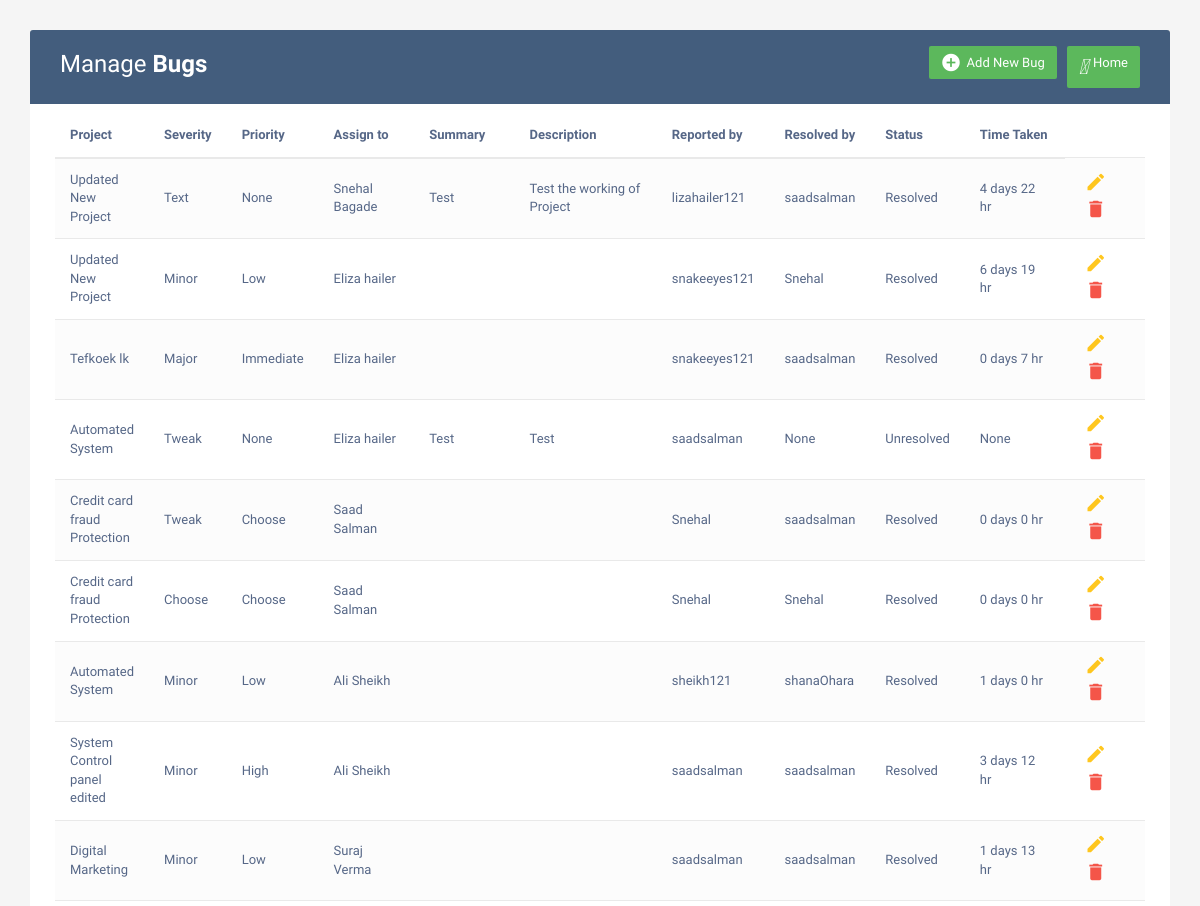
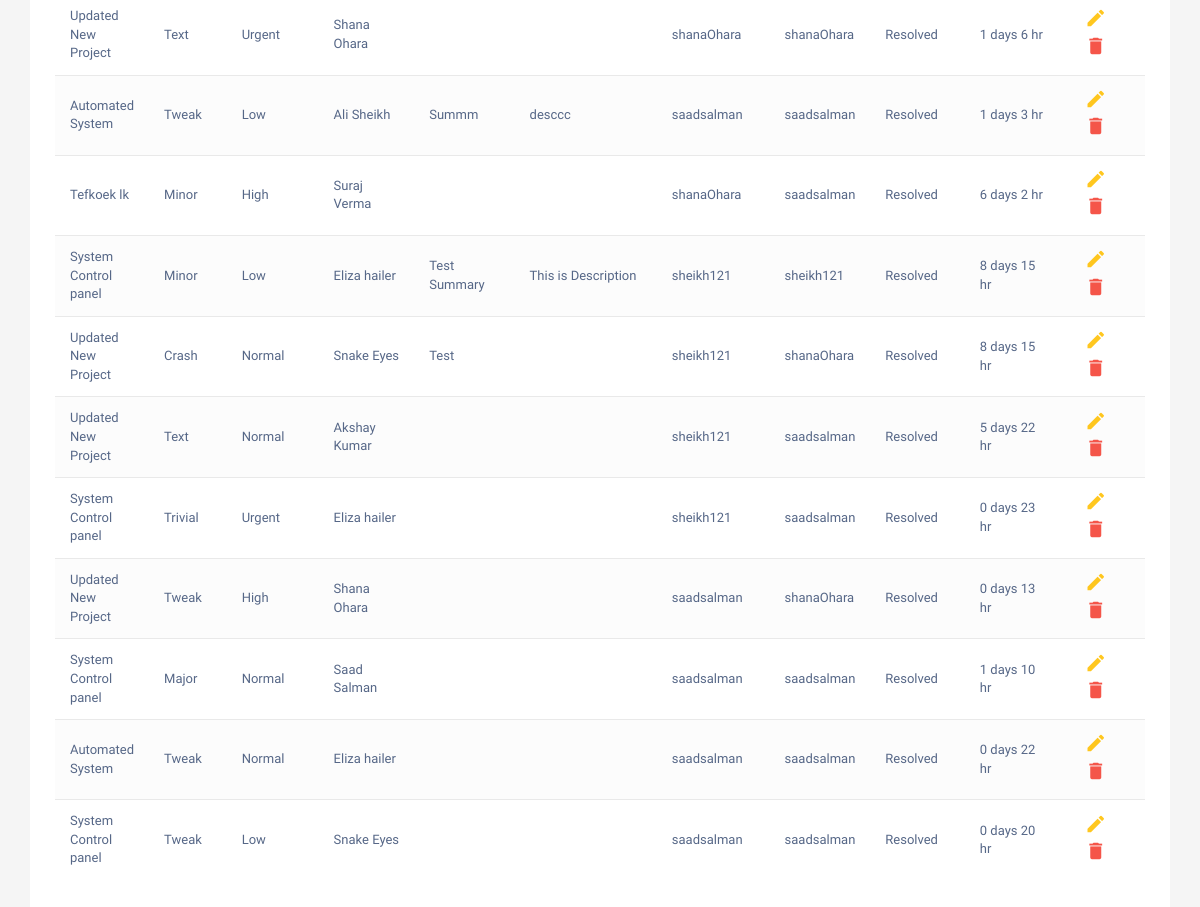
Page /bugs (signed in) on the committed database (2 pictures, top to bottom).
### home/models.py (models this page shows, shortened)
class Bug(models.Model):
    project = models.CharField(max_length=122,null=True)
    Severity = models.CharField(max_length=122,null=True)
    Priority = models.CharField(max_length=122,null=True)
    Assign = models.CharField(max_length=122,null=True)
    Summary = models.TextField(null=True)
    Desc = models.TextField(null=True)
    date = models.DateField()
    Image = models.ImageField(upload_to=None, height_field=None, width_field=None, max_length=None)
    status = models.CharField(max_length=50,default='Unresolved')
    created = models.DateTimeField(auto_now_add = True)
    ended = models.DateField(null=True,blank=True)
    timetaken = models.CharField(max_length=50,null=True,blank=True)
    reportedby = models.CharField(max_length=50)
    resolvedby = models.CharField(max_length=100,blank=True,null=True)

### home/views.py (the view)
# urls.py: path('bugs',views.bugs,name='Bugs'),
@login_required
def bugs(request):
    my_data = Bug.objects.all().order_by('created')
    reversed_data = my_data.reverse()  # Reverse the order
    return render(request, 'bugs.html', {'reversed_data': reversed_data})

### templates/bugs.html (shortened to what this page needs)
<!DOCTYPE html>
<html lang="en">
<head>
<link rel="stylesheet" href="https://maxcdn.bootstrapcdn.com/font-awesome/4.7.0/css/font-awesome.min.css">
<link rel="stylesheet" href="https://maxcdn.bootstrapcdn.com/bootstrap/3.3.7/css/bootstrap.min.css">
</head>
<body>
    <div class="container">
        <div class="table-responsive">
            <div class="table-wrapper">
                <div class="table-title">
                    <div class="row">
                        <div class="col-xs-6">
                            <h2>Manage <b>Bugs</b></h2>
                        </div>
                        <div class="col-xs-6">
                            <a href="/staff" class="btn btn-success" data-toggle="modal"><i>&#xE147;</i> <span>Home</span></a>
                            <a href="/addbug" class="btn btn-success" data-toggle="modal"><i class="material-icons">&#xE147;</i> <span>Add New Bug</span></a>
                        </div>
                    </div>
                </div>
                <table class="table table-striped table-hover">
                    <thead>
                        <tr>
                            <th>Project</th>
                            <th>Severity</th>
                            <th>Priority</th>
                            <th>Assign to</th>
                            <th>Summary</th>
                            <th>Description</th>
                            <th>Reported by</th>
                            <th>Resolved by</th>
							<th>Status</th>
							<th>Time Taken</th>
                        </tr>
                    </thead>
                    <tbody>
                        {% for item in reversed_data %}
                        <tr>
                            <td> {{item.project}} </td>
                            <td> {{item.Severity}} </td>
                            <td> {{item.Priority}} </td>
                            <td> {{item.Assign}} </td>
                            <td> {{item.Summary}} </td>
                            <td> {{item.Desc}} </td>
							<td> {{item.reportedby}} </td>
							<td> {{item.resolvedby}} </td>
							<td> {{item.status}} </td>
							<td> {{item.timetaken}} </td>
                            <td>
                                <a href="/editbug/{{item.id}}" class="edit" data-toggle="modal"><i class="material-icons" data-toggle="tooltip" title="Edit">&#xE254;</i></a>
                                <a href="/deletebug/{{item.id}}" onclick="return confirm('Are you sure you want to delete this item?');" class="delete" data-toggle="modal"><i class="material-icons" data-toggle="tooltip" title="Delete">&#xE872;</i></a>
                            </td>
                        </tr>
                        {% endfor %}
                    </tbody>
                </table>
            </div>
        </div>
    </div>
</body>

### templates/bugs.html (style rules this page uses)
body { color: #566787; background: #f5f5f5; font-family: 'Varela Round', sans-serif; font-size: 13px; }
.table-responsive { margin: 30px 0; }
.table-wrapper { min-width: 1000px; background: #fff; padding: 20px 25px; border-radius: 3px; box-shadow: 0 1px 1px rgba(0,0,0,.05); }
.table-title { padding-bottom: 15px; background: #435d7d; color: #fff; padding: 16px 30px; margin: -20px -25px 10px; border-radius: 3px 3px 0 0; }
.table-title h2 { margin: 5px 0 0; font-size: 24px; }
.table-title .btn { color: #fff; float: right; font-size: 13px; border: none; min-width: 50px; border-radius: 2px; border: none; outline: none !important; margin-left: 10px; }
.table-title .btn i { float: left; font-size: 21px; margin-right: 5px; }
.table-title .btn span { float: left; margin-top: 2px; }
table.table tr th, table.table tr td { border-color: #e9e9e9; padding: 12px 15px; vertical-align: middle; }
table.table tr th:first-child { width: 60px; }
table.table tr th:last-child { width: 100px; }
table.table-striped tbody tr:nth-of-type(odd) { background-color: #fcfcfc; }
table.table td:last-child i { opacity: 0.9; font-size: 22px; margin: 0 5px; }
table.table td a { font-weight: bold; color: #566787; display: inline-block; text-decoration: none; outline: none !important; }
table.table td a.edit { color: #FFC107; }
table.table td a.delete { color: #F44336; }
table.table td i { font-size: 19px; }

### rows in the picture
Bug: project "Updated New Project", Severity "Text", Priority "None", Assign "Snehal Bagade", Summary "Test", Desc "Test the working of Project", reportedby "lizahailer121", resolvedby "saadsalman", status "Resolved", timetaken "4 days 22 hr"
Bug: project "Updated New Project", Severity "Minor", Priority "Low", Assign "Eliza hailer", reportedby "snakeeyes121", resolvedby "Snehal", status "Resolved", timetaken "6 days 19 hr"
Bug: project "Tefkoek lk", Severity "Major", Priority "Immediate", Assign "Eliza hailer", reportedby "snakeeyes121", resolvedby "saadsalman", status "Resolved", timetaken "0 days 7 hr"
Bug: project "Automated System", Severity "Tweak", Priority "None", Assign "Eliza hailer", Summary "Test", Desc "Test", reportedby "saadsalman", resolvedby "None", status "Unresolved", timetaken "None"
Bug: project "Credit card fraud Protection", Severity "Tweak", Priority "Choose", Assign "Saad Salman", reportedby "Snehal", resolvedby "saadsalman", status "Resolved", timetaken "0 days 0 hr"
Bug: project "Credit card fraud Protection", Severity "Choose", Priority "Choose", Assign "Saad Salman", reportedby "Snehal", resolvedby "Snehal", status "Resolved", timetaken "0 days 0 hr"
Bug: project "Automated System", Severity "Minor", Priority "Low", Assign "Ali Sheikh", reportedby "sheikh121", resolvedby "shanaOhara", status "Resolved", timetaken "1 days 0 hr"
Bug: project "System Control panel edited", Severity "Minor", Priority "High", Assign "Ali Sheikh", reportedby "saadsalman", resolvedby "saadsalman", status "Resolved", timetaken "3 days 12 hr"
Bug: project "Digital Marketing", Severity "Minor", Priority "Low", Assign "Suraj Verma", reportedby "saadsalman", resolvedby "saadsalman", status "Resolved", timetaken "1 days 13 hr"
Bug: project "Updated New Project", Severity "Text", Priority "Urgent", Assign "Shana Ohara", reportedby "shanaOhara", resolvedby "shanaOhara", status "Resolved", timetaken "1 days 6 hr"
Bug: project "Automated System", Severity "Tweak", Priority "Low", Assign "Ali Sheikh", Summary "Summm", Desc "desccc", reportedby "saadsalman", resolvedby "saadsalman", status "Resolved", timetaken "1 days 3 hr"
Bug: project "Tefkoek lk", Severity "Minor", Priority "High", Assign "Suraj Verma", reportedby "shanaOhara", resolvedby "saadsalman", status "Resolved", timetaken "6 days 2 hr"
Bug: project "System Control panel", Severity "Minor", Priority "Low", Assign "Eliza hailer", Summary "Test Summary", Desc "This is Description", reportedby "sheikh121", resolvedby "sheikh121", status "Resolved", timetaken "8 days 15 hr"
Bug: project "Updated New Project", Severity "Crash", Priority "Normal", Assign "Snake Eyes", Summary "Test", reportedby "sheikh121", resolvedby "shanaOhara", status "Resolved", timetaken "8 days 15 hr"
Bug: project "Updated New Project", Severity "Text", Priority "Normal", Assign "Akshay Kumar", reportedby "sheikh121", resolvedby "saadsalman", status "Resolved", timetaken "5 days 22 hr"
Bug: project "System Control panel", Severity "Trivial", Priority "Urgent", Assign "Eliza hailer", reportedby "sheikh121", resolvedby "saadsalman", status "Resolved", timetaken "0 days 23 hr"
Bug: project "Updated New Project", Severity "Tweak", Priority "High", Assign "Shana Ohara", reportedby "saadsalman", resolvedby "shanaOhara", status "Resolved", timetaken "0 days 13 hr"
Bug: project "System Control panel", Severity "Major", Priority "Normal", Assign "Saad Salman", reportedby "saadsalman", resolvedby "saadsalman", status "Resolved", timetaken "1 days 10 hr"
Bug: project "Automated System", Severity "Tweak", Priority "Normal", Assign "Eliza hailer", reportedby "saadsalman", resolvedby "saadsalman", status "Resolved", timetaken "0 days 22 hr"
Bug: project "System Control panel", Severity "Tweak", Priority "Low", Assign "Snake Eyes", reportedby "saadsalman", resolvedby "saadsalman", status "Resolved", timetaken "0 days 20 hr"
